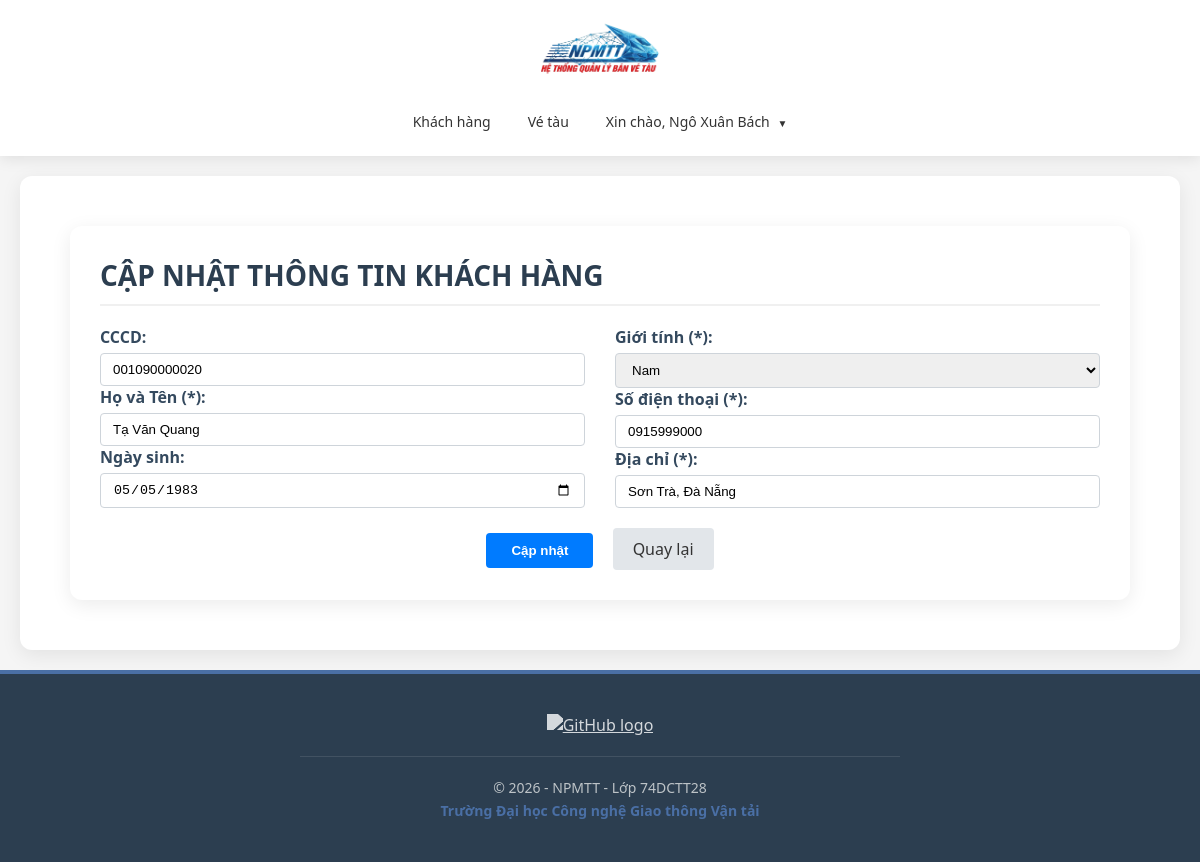
Screenshot of /modules/khach-hang/sua.php?id=20 (signed in) with the database file from the repository.
### tables this page shows
CREATE TABLE IF NOT EXISTS `khach_hang` (
  `id` int(11) NOT NULL AUTO_INCREMENT,
  `cccd` varchar(20) DEFAULT NULL,
  `ho_ten` varchar(100) NOT NULL,
  `ngay_sinh` date NOT NULL DEFAULT curdate(),
  `gioi_tinh` varchar(20) NOT NULL,
  `sdt` varchar(20) NOT NULL,
  `dia_chi` varchar(255) NOT NULL,
  PRIMARY KEY (`id`),
  UNIQUE KEY `sdt` (`sdt`),
  UNIQUE KEY `cccd` (`cccd`)
);

### modules/khach-hang/sua.php (the view, shortened to what this page needs)
<?php
require_once __DIR__ . '/../../bootstrap.php';
require_once __DIR__ . '/../../includes/header.php';
$conn = $db->getConnection();
$id = $cccd = $ho_ten = $ngay_sinh = $gioi_tinh = $sdt = $dia_chi = '';
if (isset($_GET['id'])) {
    $id = $_GET['id'];
    $sql_select = "SELECT * FROM khach_hang WHERE id = ?";
    $stmt = $conn->prepare($sql_select);
    $stmt->execute([$id]);
    $row = $stmt->fetch();
    if ($row) {
        $cccd = $row['cccd'];
        $ho_ten = $row['ho_ten'];
        $ngay_sinh = !empty($row['ngay_sinh']) ? date('Y-m-d', strtotime($row['ngay_sinh'])) : '';
        $gioi_tinh = $row['gioi_tinh'];
        $sdt = $row['sdt'];
        $dia_chi = $row['dia_chi'];
    } else {
        echo "<script>alert('Không tìm thấy khách hàng!'); window.location='index.php';</script>";
        exit;
    }
} else {
    echo "<script>alert('Không có ID khách hàng!'); window.location='index.php';</script>";
    exit;
}
?>
<div class="main-content">
    <h1>CẬP NHẬT THÔNG TIN KHÁCH HÀNG</h1>
    <form method="post" action="">
        <div class="row" style="display: flex; flex-wrap: wrap; margin-right: -15px; margin-left: -15px;">
            <div class="col-md-6" style="flex: 0 0 50%; max-width: 50%; padding-right: 15px; padding-left: 15px; box-sizing: border-box;">
                <div class="form-group mb-20">
                    <label style="font-weight: 600; color: #34495e; display: block; margin-bottom: 5px;">CCCD:</label>
                    <input type="text" name="cccd" value="<?php echo htmlspecialchars($cccd); ?>"
                        class="form-control" style="width: 100%; padding: 8px 12px; border: 1px solid #ced4da; border-radius: 4px;">
                </div>
                <div class="form-group mb-20">
                    <label style="font-weight: 600; color: #34495e; display: block; margin-bottom: 5px;">Họ và Tên (*):</label>
                    <input type="text" name="ho_ten" value="<?php echo htmlspecialchars($ho_ten); ?>" required
                        class="form-control" style="width: 100%; padding: 8px 12px; border: 1px solid #ced4da; border-radius: 4px;">
                </div>
                <div class="form-group mb-20">
                    <label style="font-weight: 600; color: #34495e; display: block; margin-bottom: 5px;">Ngày sinh:</label>
                    <input type="date" name="ngay_sinh" value="<?php echo htmlspecialchars($ngay_sinh); ?>"
                        class="form-control" style="width: 100%; padding: 8px 12px; border: 1px solid #ced4da; border-radius: 4px;">
                </div>
            </div>
            <div class="col-md-6" style="flex: 0 0 50%; max-width: 50%; padding-right: 15px; padding-left: 15px; box-sizing: border-box;">
                <div class="form-group mb-20">
                    <label style="font-weight: 600; color: #34495e; display: block; margin-bottom: 5px;">Giới tính (*):</label>
                    <select name="gioi_tinh" required class="form-control" style="width: 100%; padding: 8px 12px; border: 1px solid #ced4da; border-radius: 4px;">
                        <option value="Nam" <?php echo $gioi_tinh == 'Nam' ? 'selected' : ''; ?>>Nam</option>
                    </select>
                </div>
                <div class="form-group mb-20">
                    <label style="font-weight: 600; color: #34495e; display: block; margin-bottom: 5px;">Số điện thoại (*):</label>
                    <input type="text" name="sdt" value="<?php echo htmlspecialchars($sdt); ?>" required
                        class="form-control" style="width: 100%; padding: 8px 12px; border: 1px solid #ced4da; border-radius: 4px;">
                </div>
                <div class="form-group mb-20">
                    <label style="font-weight: 600; color: #34495e; display: block; margin-bottom: 5px;">Địa chỉ (*):</label>
                    <input type="text" name="dia_chi" value="<?php echo htmlspecialchars($dia_chi); ?>" required
                        class="form-control" style="width: 100%; padding: 8px 12px; border: 1px solid #ced4da; border-radius: 4px;">
                </div>
            </div>
        </div>
        <div style="text-align: center; margin-top: 20px;">
            <button type="submit" name="btnEdit" style="background: #007bff; color: white; padding: 10px 25px; border: none; border-radius: 4px; cursor: pointer; font-weight: 600;">
                <i class="bi bi-save"></i> Cập nhật
            </button>
            <a href="index.php" style="margin-left: 15px; color: #333; text-decoration: none; padding: 10px 20px; background: #e2e6ea; border-radius: 4px; display: inline-block;">
                <i class="bi bi-arrow-left"></i> Quay lại
            </a>
        </div>
    </form>
</div>
<?php
require_once '../../includes/footer.php';
?>

### assets/css/layout.css (style rules this page uses)
* { margin: 0; padding: 0; box-sizing: border-box; }
body { font-family: 'Segoe UI', Tahoma, Geneva, Verdana, sans-serif; background-color: #f5f5f5; min-height: 100vh; display: flex; flex-direction: column; }
.main-content { margin: 20px; padding: 30px; background-color: white; border-radius: 12px; box-shadow: 0 5px 20px rgba(0, 0, 0, 0.08); flex: 1; }
.main-content h1 { color: #2c3e50; font-size: 28px; margin-bottom: 20px; padding-bottom: 10px; border-bottom: 2px solid #f0f0f0; }

### rows the page displays
khach_hang: cccd "001090000020", ho_ten "Tạ Văn Quang", ngay_sinh "05/05/1983", gioi_tinh "Nam", sdt "0915999000", dia_chi "Sơn Trà, Đà Nẵng"

### other values shown
$_SESSION['user']['ho_ten'] "Ngô Xuân Bách"
